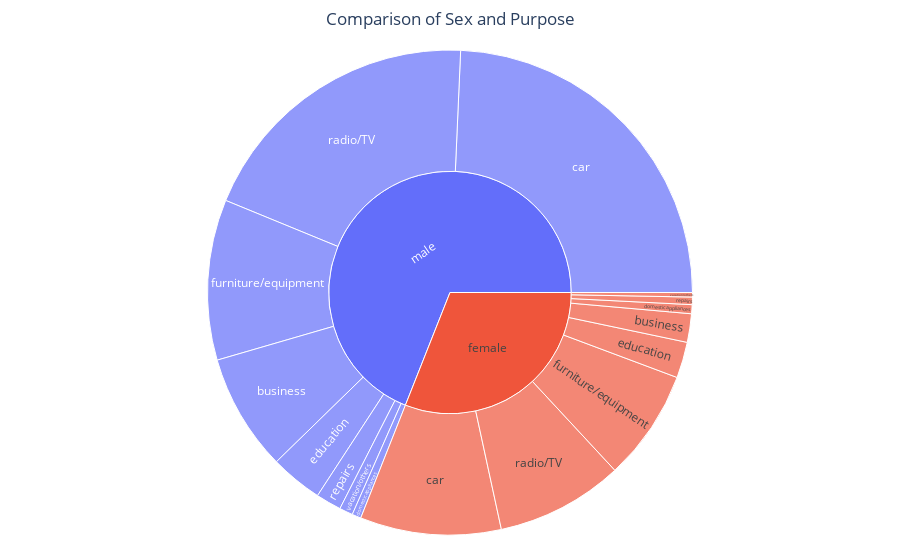

The notebook cell saved with this chart:
### Markdown cell above
Viewing Comparison of Sex and Purpose

### Code cell
# Criando um gráfico sunburst para comparar 'Sex' e 'Purpose'
fig = px.sunburst(df, path=['Sex', 'Purpose'], title="Comparison of Sex and Purpose")

# Configurando o layout para centralizar o título e melhorar a visualização
fig.update_layout(
    title_x=0.5,  # Centraliza o título
    margin=dict(t=50, l=25, r=25, b=25)  # Ajusta as margens
)

fig.show()

### Figure 1 — Plotly figure (JSON) as saved in the notebook; plotly's stock layout.template omitted (floating-point values rounded to 4 significant figures)
{"data": [{"branchvalues": "total", "domain": {"x": [0, 1], "y": [0, 1]}, "hovertemplate": "labels=%{label}<br>count=%{value}<br>parent=%{parent}<br>id=%{id}<extra></extra>", "ids": ["female/business", "male/business", "female/car", "male/car", "female/domestic appliances", "male/domestic appliances", "female/education", "male/education", "female/furniture/equipment", "male/furniture/equipment", "female/radio/TV", "male/radio/TV", "female/repairs", "male/repairs", "female/vacation/others", "male/vacation/others", "female", "male"], "labels": ["business", "business", "car", "car", "domestic appliances", "domestic appliances", "education", "education", "furniture/equipment", "furniture/equipment", "radio/TV", "radio/TV", "repairs", "repairs", "vacation/others", "vacation/others", "female", "male"], "name": "", "parents": ["female", "male", "female", "male", "female", "male", "female", "male", "female", "male", "female", "male", "female", "male", "female", "male", "", ""], "type": "sunburst", "values": [19, 78, 94, 243, 6, 6, 24, 35, 74, 107, 85, 195, 5, 17, 3, 9, 310, 690]}], "layout": {"legend": {"tracegroupgap": 0}, "margin": {"b": 25, "l": 25, "r": 25, "t": 50}, "title": {"text": "Comparison of Sex and Purpose", "x": 0.5}}}
